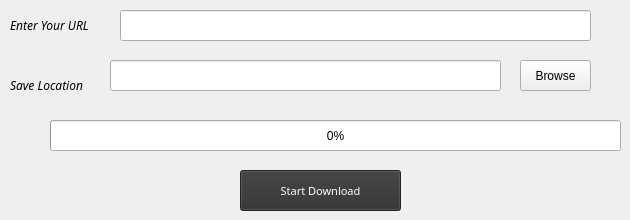
    <widget class="QWidget" name="tab">
     <attribute name="title">
      <string>Download Any File</string>
     </attribute>
     <widget class="QLineEdit" name="lineEdit_2">
      <property name="geometry">
       <rect>
        <x>110</x>
        <y>60</y>
        <width>391</width>
        <height>31</height>
       </rect>
      </property>
      <property name="toolTip">
       <string>&lt;html&gt;&lt;head/&gt;&lt;body&gt;&lt;p&gt;Save Location&lt;/p&gt;&lt;/body&gt;&lt;/html&gt;</string>
      </property>
     </widget>
     <widget class="QPushButton" name="pushButton">
      <property name="geometry">
       <rect>
        <x>240</x>
        <y>170</y>
        <width>161</width>
        <height>41</height>
       </rect>
      </property>
      <property name="font">
       <font>
        <family>Gill Sans Ultra Bold</family>
        <pointsize>8</pointsize>
        <weight>9</weight>
        <italic>false</italic>
        <bold>false</bold>
       </font>
      </property>
      <property name="toolTip">
       <string>&lt;html&gt;&lt;head/&gt;&lt;body&gt;&lt;p align=&quot;center&quot;&gt;Press To Start The Download&lt;/p&gt;&lt;/body&gt;&lt;/html&gt;</string>
      </property>
      <property name="styleSheet">
       <string notr="true">QPushButton{
selection-color: rgb(145, 0, 109);
	color: rgb(255, 255, 255);
	font: 75 8pt &quot;Gill Sans Ultra Bold&quot;;
background-color: rgb(49, 49, 49);
}</string>
      </property>
      <property name="text">
       <string>Start Download</string>
      </property>
     </widget>
     <widget class="QLabel" name="label_2">
      <property name="geometry">
       <rect>
        <x>10</x>
        <y>60</y>
        <width>81</width>
        <height>51</height>
       </rect>
      </property>
      <property name="font">
       <font>
        <family>MS Reference Sans Serif</family>
        <italic>true</italic>
       </font>
      </property>
      <property name="text">
       <string>Save Location </string>
      </property>
     </widget>
     <widget class="QProgressBar" name="progressBar">
      <property name="geometry">
       <rect>
        <x>50</x>
        <y>120</y>
        <width>571</width>
        <height>31</height>
       </rect>
      </property>
      <property name="toolTip">
       <string>&lt;html&gt;&lt;head/&gt;&lt;body&gt;&lt;p&gt;Download Rate&lt;/p&gt;&lt;/body&gt;&lt;/html&gt;</string>
      </property>
      <property name="value">
       <number>0</number>
      </property>
     </widget>
     <widget class="QLineEdit" name="lineEdit">
      <property name="geometry">
       <rect>
        <x>120</x>
        <y>10</y>
        <width>471</width>
        <height>31</height>
       </rect>
      </property>
      <property name="toolTip">
       <string>&lt;html&gt;&lt;head/&gt;&lt;body&gt;&lt;p&gt;Enter Your URL&lt;/p&gt;&lt;/body&gt;&lt;/html&gt;</string>
      </property>
     </widget>
     <widget class="QLabel" name="label">
      <property name="geometry">
       <rect>
        <x>10</x>
        <y>0</y>
        <width>101</width>
        <height>51</height>
       </rect>
      </property>
      <property name="font">
       <font>
        <family>MS Reference Sans Serif</family>
        <italic>true</italic>
       </font>
      </property>
      <property name="text">
       <string>Enter Your URL</string>
      </property>
     </widget>
     <widget class="QPushButton" name="pushButton_2">
      <property name="geometry">
       <rect>
        <x>520</x>
        <y>60</y>
        <width>71</width>
        <height>31</height>
       </rect>
      </property>
      <property name="toolTip">
       <string>&lt;html&gt;&lt;head/&gt;&lt;body&gt;&lt;p&gt;&lt;span style=&quot; font-size:10pt;&quot;&gt;Press To Change Save Location&lt;/span&gt;&lt;/p&gt;&lt;/body&gt;&lt;/html&gt;</string>
      </property>
      <property name="text">
       <string>Browse</string>
      </property>
     </widget>
    </widget>
